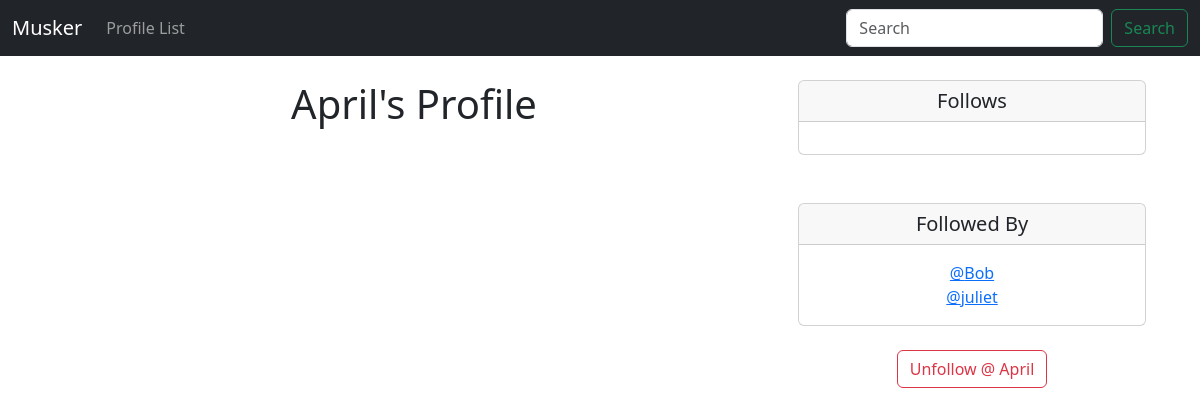
Before: /profile/3 (signed in) with the older database file.
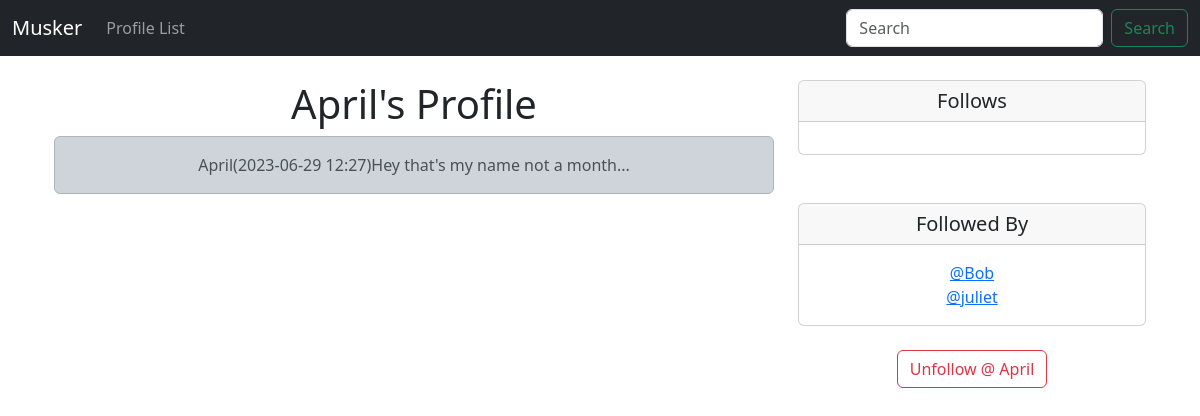
After: the same page with the newer database file.
### musker/models.py (models this page shows)
class Profile(models.Model):
    user = models.OneToOneField(User, on_delete=models.CASCADE)
    follows = models.ManyToManyField("self",
        related_name="followed_by",
        symmetrical=False,
        blank=True)
    date_modified = models.DateTimeField(User, auto_now=True)
    def __str__(self):
        return self.user.username

class Tweep(models.Model):
    user = models.ForeignKey(
        User, related_name="tweeps",
        on_delete=models.DO_NOTHING
    )
    body = models.CharField(max_length=200)
    created_at = models.DateTimeField(auto_now_add=True)
    def __str__(self):
        return (
            f"{self.user}"
            f"({self.created_at:%Y-%m-%d %H:%M})"
            f"{self.body}..."
        )

### musker/views.py (the view, shortened to what this page needs)
# urls.py: path('profile/<int:pk>', views.profile , name='profile'),
def profile(request, pk):
    if request.user.is_authenticated:
        profile = Profile.objects.get(user_id=pk)
        tweeps =Tweep.objects.filter(user_id=pk).order_by("-created_at")
        return render(request, "profile.html", {"profile":profile, "tweeps":tweeps})
    else:
        messages.success(request, 'You must be logged in to view this page..')
        return render(request ,'home.html')

### musker/templates/profile.html (shortened to what this page needs)
{%extends 'base.html' %}
{% block content %}
{% if profile %}
    <div class="container text-center">
        <div class="row">
            <div class="col-8">
                <h1>{{profile.user.username }}'s Profile</h1>
                {% if tweeps %}
                  {% for tweep in tweeps %}
                    <div class="alert alert-dark" role="alert">
                        {{ tweep }}
                    </div>
                    <br><br>
                  {% endfor %}
                {% endif %}
              </div>
            <div class="col-4">
                <div class="card">
                    <h5 class="card-header">Follows</h5>
                    <div class="card-body">
                    </div>
                  </div>
                  <br><br>
                  <div class="card">
                    <h5 class="card-header">Followed By</h5>
                    <div class="card-body">
                      <p class="card-text">
                        {% for following in profile.followed_by.all %}
                        <a href="{%url 'profile' following.user.id %}">
                            @{{ following }} </a> <br>
                        {% endfor %}
                      </p>
                    </div>
                  </div>
                  <br>
                  <form action="" method="post">
                    {% if profile in user.profile.follows.all %}
                        <button class="btn btn-outline-danger" name="follow" value="unfollow" type="submit">
                            Unfollow @ {{ profile.user }}
                        </button>
                    {% else %}
                        <button class="btn btn-outline-success" name="follow" value="follow" type="submit">
                          Follow @ {{ profile.user }}
                        </button>
                    {% endif %}
                  </form>
            </div>
        </div>
    </div>
{% endif %}
{% endblock %}

Changed rows visible on the page:
added Tweep: user+created_at+body "April(2023-06-29 12:27)Hey that's my name not a month..."
